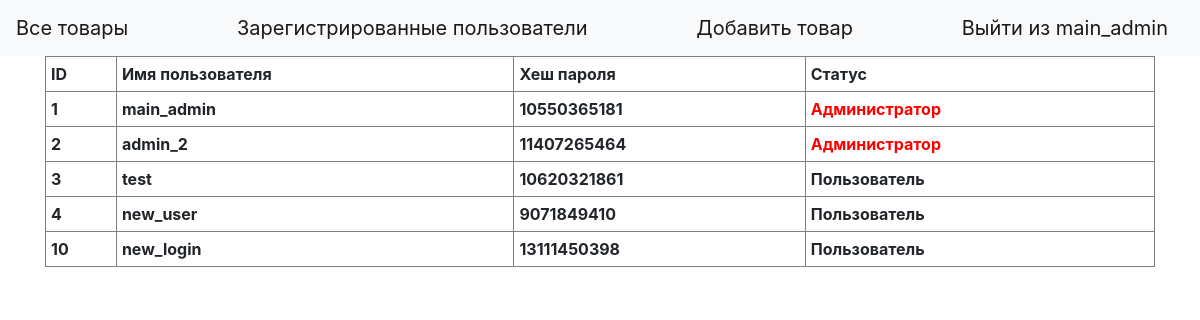
/site_users (signed in), run on the app's committed database.
### tables this page shows
CREATE TABLE "users"
(
    id            INTEGER
        primary key autoincrement,
    username      VARCHAR(50),
    password_hash VARCHAR(128),
    is_admin      integer default FALSE
, cart TEXT);

### main.py (the view)
@app.route("/site_users", methods=["GET"])
def site_users():
    if "username" not in session:
        return redirect("/login")
    if session["username"] not in admins:
        return redirect("/")
    user_model = UsersModel(db.get_connection())
    num = user_model.get_all()
    all_users = []
    for i in num:
        id_ = i[0]
        username = i[1]
        password = i[2]
        all_users.append((id_, username, password))
    return render_template("site_users.html", users=all_users, admins=admins, username=session["username"])

### db.py (called while the page is built)
    def get_connection(self):
        return self.conn

### users_model.py (called while the page is built)
    def get_all(self):
        cur = self.connection.cursor()
        cur.execute(f"SELECT * FROM users")
        rows = cur.fetchall()
        return rows

### templates/site_users.html
{% extends "base.html" %}
{% block content %}
    <div>
  <table border="1" width="100%" cellpadding="5">
      <th>ID</th>
      <th>Имя пользователя</th>
      <th>Хеш пароля</th>
      <th>Статус</th>
    {% for id, username, password in users%}
      <tr>
          <th>{{id}}</th>
          <th>{{username}}</th>
          <th>{{password}}</th>
          {% if username in admins %}
            <th style="color:red">Администратор</th>
          {% else %}
            <th>Пользователь</th>
          {% endif %}
    </tr>
    {% endfor %}
       </table>
    </div>
      {% endblock %}

### templates/base.html (shortened to what this page needs)
<!doctype html>
<html lang="ru">
<head>
    <link rel="stylesheet" href="https://maxcdn.bootstrapcdn.com/bootstrap/4.0.0/css/bootstrap.min.css">
</head>
  <body>
    <header>
      <nav class="navbar navbar-light bg-light">
          {% if username in admins or show == 1 %}
              <a class="navbar-brand" href="/all_units">Все товары</a>
              <a class="navbar-brand" href="/site_users">Зарегистрированные пользователи</a>
              <a class="navbar-brand" href="/add_unit_image">Добавить товар</a>
          {% else %}
              {% if "username" in session %}
                  <a class="navbar-brand" href="/cart">Корзина</a>
                  <a class="navbar-brand" href="/all_units">Все товары</a>
              {% endif %}
          {% endif %}
              {% if "username" in session %}
                  <a class="navbar-brand" href="/logout">Выйти из {{session['username']}}</a>
              {% endif %}
      </nav>
    </header>
    <main role="main" class="container">
        {% block content %}{% endblock %}
    </main>
  </body>
</html>

### data on the page
users: username "main_admin", id "1", password_hash "10550365181", shows "Администратор"
users: id "2", username "admin_2", password_hash "11407265464", shows "Администратор"
users: id "3", username "test", password_hash "10620321861", shows "Пользователь"
users: id "4", username "new_user", password_hash "9071849410", shows "Пользователь"
users: id "10", username "new_login", password_hash "13111450398", shows "Пользователь"
